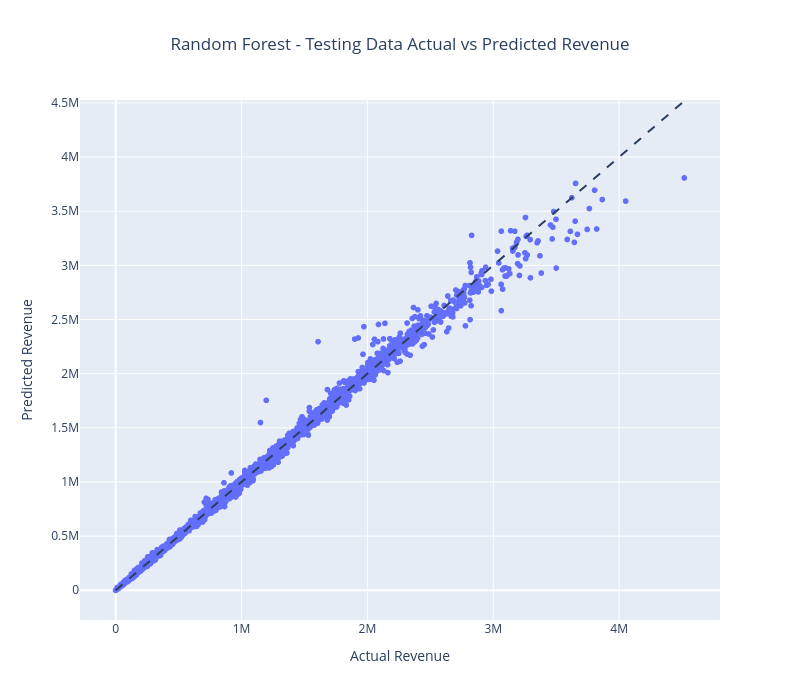

Here is the notebook cell this chart was saved with:
### Code cell
#Regression Model Testing data:
reg_evaluation_test_df = pd.DataFrame({          
                            "Actual Revenue": y_test,
                            "Predicted Revenue": y_test_pred_rf
                                })

fig = px.scatter(reg_evaluation_test_df,
                x="Actual Revenue",
                y="Predicted Revenue",
                title="Random Forest - Testing Data Actual vs Predicted Revenue"
                )

fig.update_layout(width = 800,height = 700, title_x = 0.5)

# Add perfect prediction line (y = x)
fig.add_shape(type="line",
                x0=reg_evaluation_test_df["Actual Revenue"].min(),
                y0=reg_evaluation_test_df["Actual Revenue"].min(),
                x1=reg_evaluation_test_df["Actual Revenue"].max(),
                y1=reg_evaluation_test_df["Actual Revenue"].max(),
                line=dict(dash="dash")
)
fig.show()

reg_evaluation_test_df.to_csv(r"C:\Users\jagad\Documents\my_classes\Tasks\mini_project_3-marketing_campaign_performance_prediction\cleaned_data\nykaa_purplle_tira_combined_files\reg_evaluation_test_df.csv")

### Figure 1 — Plotly figure (JSON) as saved in the notebook; plotly's stock layout.template omitted (floating-point values rounded to 4 significant figures; data arrays with more than 128 entries replaced by an {"elided": "..."} marker saying what was removed)
{"data": [{"hovertemplate": "Actual Revenue=%{x}<br>Predicted Revenue=%{y}<extra></extra>", "legendgroup": "", "marker": {"color": "#636efa", "symbol": "circle"}, "mode": "markers", "name": "", "showlegend": false, "type": "scattergl", "x": {"elided": "23363 float values"}, "xaxis": "x", "y": {"elided": "23363 float values"}, "yaxis": "y"}], "layout": {"height": 700, "legend": {"tracegroupgap": 0}, "shapes": [{"line": {"dash": "dash"}, "type": "line", "x0": 0, "x1": 4517478, "y0": 0, "y1": 4517478}], "title": {"text": "Random Forest - Testing Data Actual vs Predicted Revenue", "x": 0.5}, "width": 800, "xaxis": {"anchor": "y", "domain": [0, 1], "title": {"text": "Actual Revenue"}}, "yaxis": {"anchor": "x", "domain": [0, 1], "title": {"text": "Predicted Revenue"}}}}
